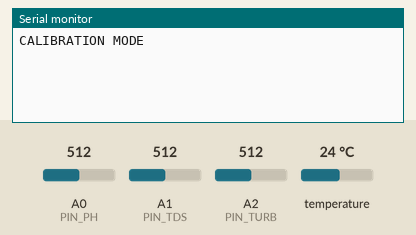
Simulated run of this sketch. Board: Arduino Uno, built with avr-gcc and run on an emulated ATmega328P. Shown: the last lines printed to the serial monitor. The test bench sets the inputs (shaded band); at power-on: temperature 24 °C, A0 (PIN_PH) = 512, A1 (PIN_TDS) = 512, A2 (PIN_TURB) = 512.

Above: at 1.5 s.
1.6 s: temperature set to 12 °C
At 2.7 s:
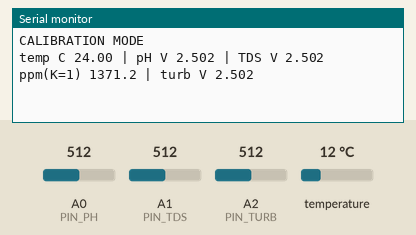
7.2 s: A0 (PIN_PH) set to 716
At 8.0 s:
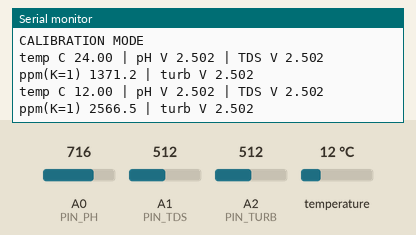
8.7 s: A1 (PIN_TDS) set to 716
At 10.1 s:
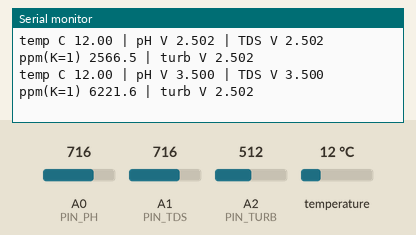
10.2 s: A2 (PIN_TURB) set to 716
11.7 s: temperature set to 19 °C
13.2 s: A0 (PIN_PH) set to 992
At 14.7 s:
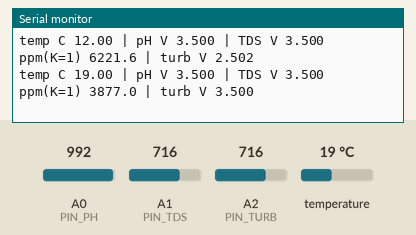
Timing chart, 0 to 15.7 s (numbered marks = the images above; inputs shaded):
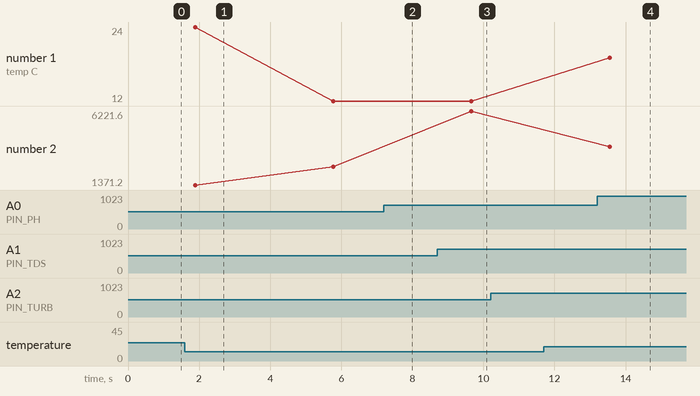

Measured:
- after the input at 8.7 s, the serial monitor: prints a new line after 0.96 s (image 3)
- plotted number 2: 2566.5 → 6221.6 after the input at 8.7 s

The sketch:

calibration.ino
```cpp
/*
  Calibration helper – prints raw board voltages every 2 s (Serial Monitor, 9600 baud).

  1. pH (A0):   rinse, put the probe in pH 7.00 buffer, wait 2 min, note "pH V"  -> PH_V7
                rinse, pH 4.01 buffer, wait 2 min, note "pH V"                    -> PH_V4
  2. Turbidity (A2): probe head in clear RO / distilled water, note "turb V"      -> TURB_VCLEAR
  3. TDS (A1):  in a known standard (e.g. 342 ppm), note "TDS ppm(K=1)";
                TDS_K = standard / reading
  4. Measure the UNO 5 V pin with a multimeter                                    -> VREF
  Enter the values at the top of arduino_node.ino. Repeat the pH check weekly.
*/
#include <OneWire.h>
#include <DallasTemperature.h>

const uint8_t PIN_PH = A0, PIN_TDS = A1, PIN_TURB = A2, PIN_TEMP = 2;
const float VREF = 5.0;
OneWire oneWire(PIN_TEMP);
DallasTemperature ds(&oneWire);

float readVolts(uint8_t pin) {
  long s = 0;
  for (int i = 0; i < 40; i++) { s += analogRead(pin); delay(5); }
  return (s / 40.0) * VREF / 1023.0;
}

void setup() { Serial.begin(9600); ds.begin(); Serial.println(F("CALIBRATION MODE")); }

void loop() {
  ds.requestTemperatures();
  float t = ds.getTempCByIndex(0);
  float vPh = readVolts(PIN_PH);
  delay(500);
  float vTds = readVolts(PIN_TDS), vTurb = readVolts(PIN_TURB);
  float vc = vTds / (1.0 + 0.02 * ((t > -50 ? t : 25.0) - 25.0));
  float ppm = (133.42 * vc * vc * vc - 255.86 * vc * vc + 857.39 * vc) * 0.5;
  Serial.print(F("temp C ")); Serial.print(t, 2);
  Serial.print(F(" | pH V ")); Serial.print(vPh, 3);
  Serial.print(F(" | TDS V ")); Serial.print(vTds, 3);
  Serial.print(F(" ppm(K=1) ")); Serial.print(ppm, 1);
  Serial.print(F(" | turb V ")); Serial.println(vTurb, 3);
  delay(2000);
}
```
